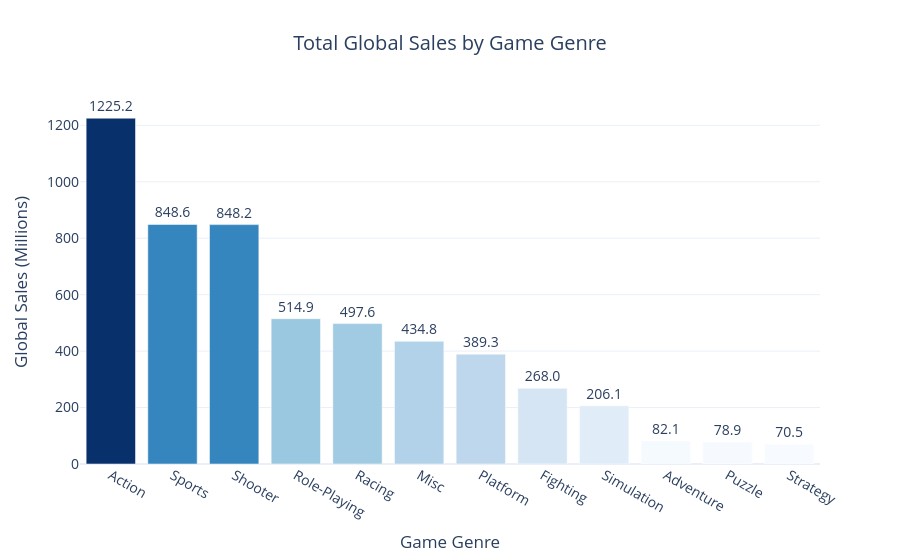

Write notebook code for a chart like this one.
### Code cell
fig = px.bar(
    genre_sales,
    x="Genre",
    y="Global_Sales",
    color="Global_Sales",
    color_continuous_scale="Blues",
    text_auto=".1f",
    title="Total Global Sales by Game Genre"
)

fig.update_layout(
    template="plotly_white",
    title_x=0.5,
    xaxis_title="Game Genre",
    yaxis_title="Global Sales (Millions)",
    coloraxis_showscale=False,
    font=dict(size=14)
)

fig.update_traces(textposition="outside")

fig.show()

### Figure 1 — Plotly figure (JSON) as saved in the notebook; plotly's stock layout.template omitted (floating-point values rounded to 4 significant figures)
{"data": [{"hovertemplate": "Genre=%{x}<br>Global_Sales=%{marker.color}<extra></extra>", "legendgroup": "", "marker": {"color": [1225.0, 848.6, 848.2, 514.9, 497.6, 434.8, 389.3, 268.0, 206.1, 82.13, 78.9, 70.55], "coloraxis": "coloraxis", "pattern": {"shape": ""}}, "name": "", "orientation": "v", "showlegend": false, "textposition": "outside", "texttemplate": "%{y:.1f}", "type": "bar", "x": ["Action", "Sports", "Shooter", "Role-Playing", "Racing", "Misc", "Platform", "Fighting", "Simulation", "Adventure", "Puzzle", "Strategy"], "xaxis": "x", "y": [1225.0, 848.6, 848.2, 514.9, 497.6, 434.8, 389.3, 268.0, 206.1, 82.13, 78.9, 70.55], "yaxis": "y"}], "layout": {"barmode": "relative", "coloraxis": {"colorbar": {"title": {"text": "Global_Sales"}}, "colorscale": [[0, "rgb(247,251,255)"], [0.125, "rgb(222,235,247)"], [0.25, "rgb(198,219,239)"], [0.375, "rgb(158,202,225)"], [0.5, "rgb(107,174,214)"], [0.625, "rgb(66,146,198)"], [0.75, "rgb(33,113,181)"], [0.875, "rgb(8,81,156)"], [1, "rgb(8,48,107)"]], "showscale": false}, "font": {"size": 14}, "legend": {"tracegroupgap": 0}, "title": {"text": "Total Global Sales by Game Genre", "x": 0.5}, "xaxis": {"anchor": "y", "domain": [0, 1], "title": {"text": "Game Genre"}}, "yaxis": {"anchor": "x", "domain": [0, 1], "title": {"text": "Global Sales (Millions)"}}}}
